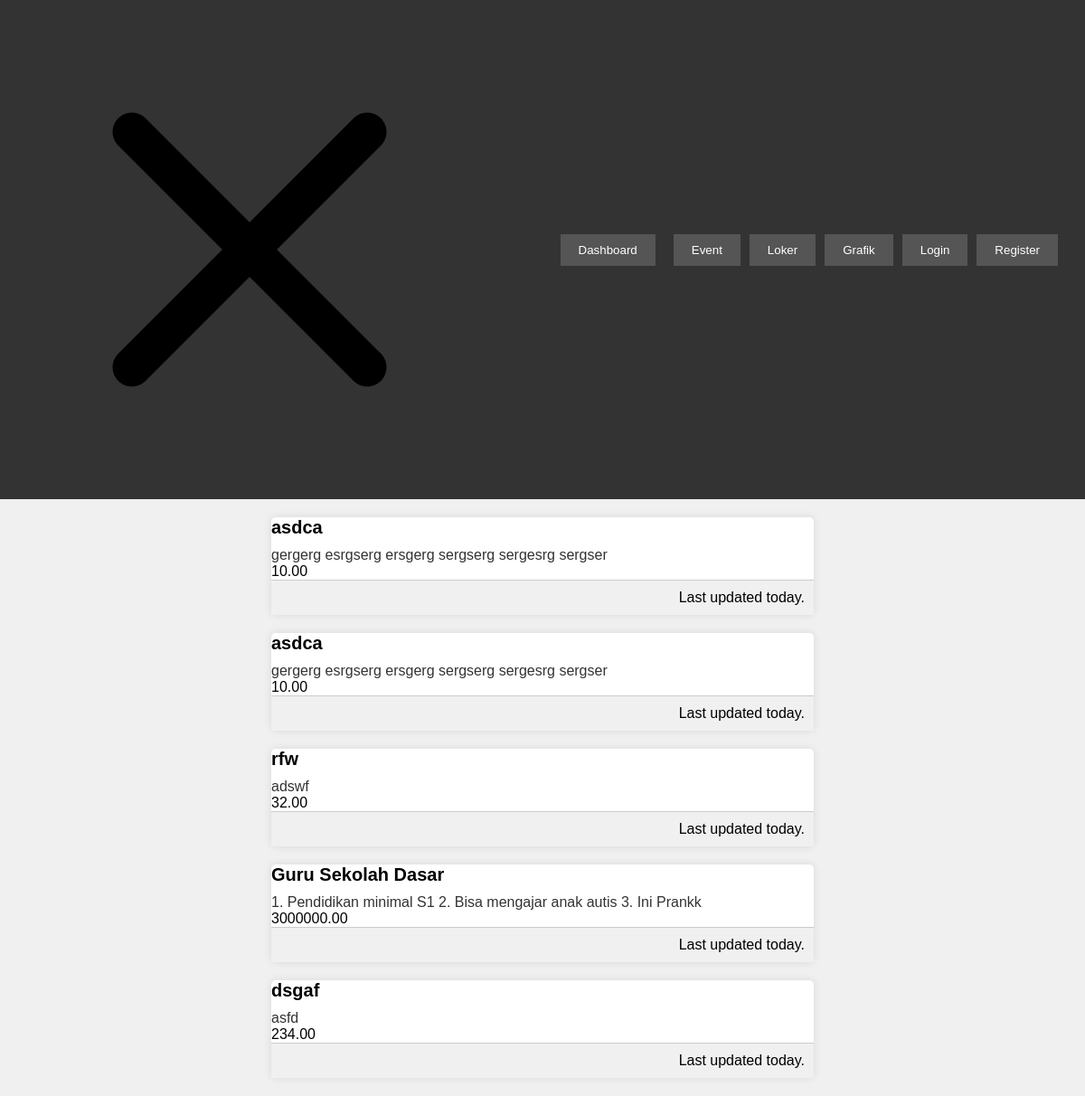
Page /WWold/users/Dashboard.php on the earlier database version.
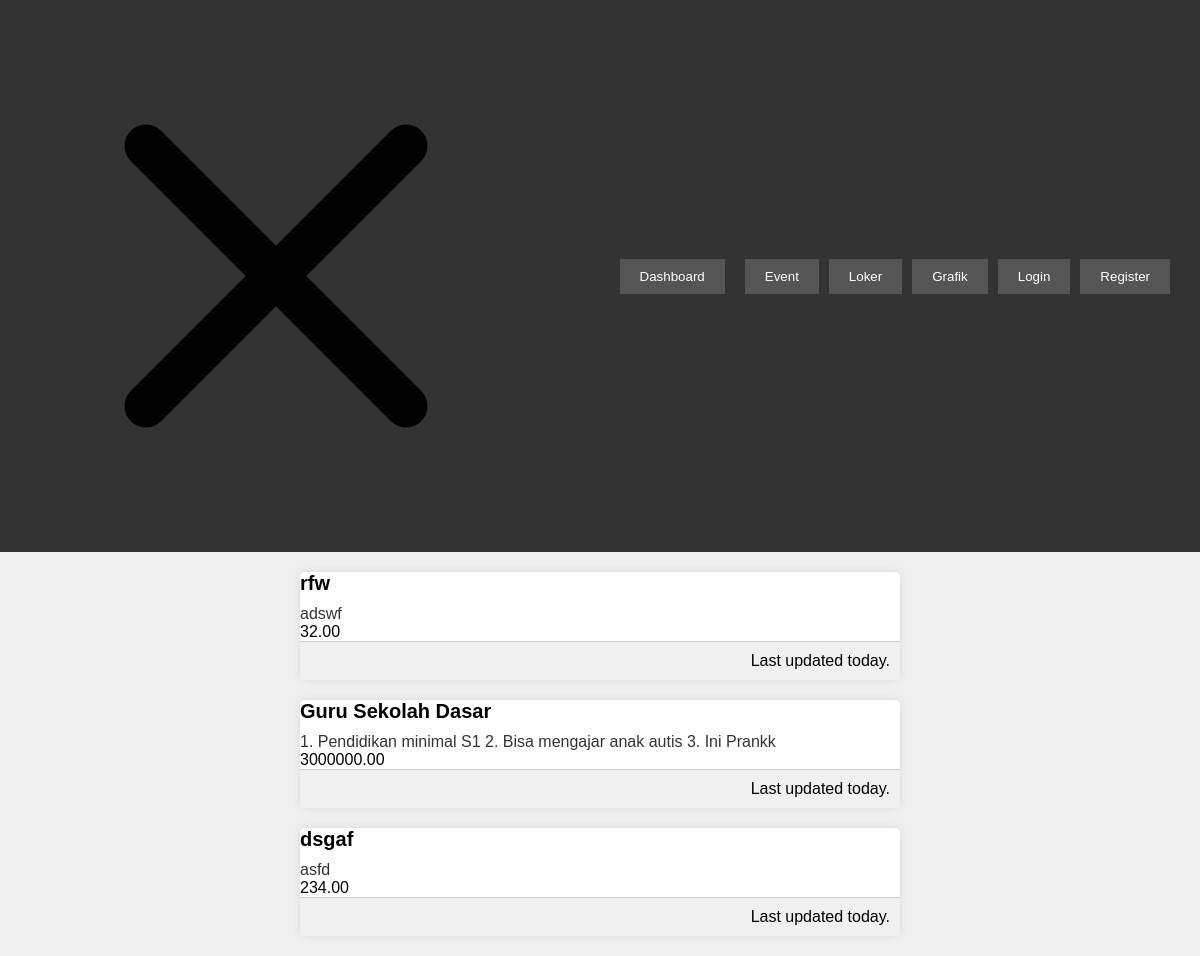
Same page on the later database version.
### tables this page shows
CREATE TABLE `loker` (
  `id` int(11) NOT NULL,
  `user_id` int(11) NOT NULL,
  `kategori_pekerjaan_id` int(11) NOT NULL,
  `posisi` varchar(255) NOT NULL,
  `tingkat_pendidikan` varchar(255) NOT NULL,
  `gender` enum('Laki-laki','Perempuan','Semua') NOT NULL,
  `status_kerja` enum('Full-time','Part-time','Kontrak') NOT NULL,
  `besaran_gaji` decimal(10,2) NOT NULL,
  `lokasi_bekerja` varchar(255) NOT NULL,
  `syarat_pekerjaan` text NOT NULL,
  `tanggal_dipost` date DEFAULT NULL
);

### WWold/users/konten/loker.php (the view, shortened to what this page needs)
<div id="loker">
        <?php
        include 'koneksi.php';
        if ($koneksi) {
            $stmt = $koneksi->prepare("SELECT * FROM `loker`");
            if ($stmt) {
                $stmt->execute();
                $result = $stmt->get_result();
                if ($result->num_rows > 0) {
                    while ($row = $result->fetch_assoc()) {
                        echo '<div class="card mb-3">';
                        echo '<div class="row g-0">';
                        echo '<div class="col-md-8">';
                        echo '<div class="card-body">';
                        echo '<h5 class="card-title">' . $row["posisi"] . '</h5>';
                        echo '<p class="card-text">' . $row["syarat_pekerjaan"] . '</p>';
                        echo '<span class="badge rounded-pill text-bg-secondary">' . $row["besaran_gaji"] . '</span>';
                        echo '</div>';
                        echo '<div class="card-footer text-end text-muted">Last updated today.</div>';
                        echo '</div>';
                        echo '</div>';
                        echo '</div>';
                    }
                } else {
                    echo "Tidak ada data lowongan kerja.";
                }
            } else {
                echo "Error in preparing SQL statement.";
            }
        } else {
            echo "Error in establishing database connection.";
        }
        ?>
    </div>

### WWold/users/Dashboard.php (shortened to what this page needs)
<?php
include "koneksi.php";
?>
<!DOCTYPE html>
<html lang="en">
<head>
    <link rel="stylesheet" type="text/css" href="css/Dashbor.css">
</head>
<body>
    <?php
    include 'konten/header.php';
    ?>
    <?php
    include 'konten/loker.php';
    ?>
</body>
</html>

### WWold/users/konten/header.php (shortened to what this page needs)
<head>
    <link rel="stylesheet" type="text/css" href="css/Dashbor.css">
</head>
<header>
        <img id='img-click' src="users/assets/reject.png">
        <ul>
            <li><button id="home" onclick="kehome()">Dashboard</button><li>
            <li><button id="home" onclick="keevent()">Event</button></li>
            <li><button id="home" onclick="keloker()">Loker</button></li>
            <li><button id="home" onclick="kegrafik()">Grafik</button></li>
            <li><button onclick="kelogin()">Login</button></li>
            <li><button id="registerbaru" onclick="registerhead()">Register</button></li>
        </ul>
    </header>

### WWold/users/css/Dashbor.css (style rules this page uses)
* { margin: 0; padding: 0; box-sizing: border-box; }
body { font-family: Arial, sans-serif; background-color: #f0f0f0; }
header { background-color: #333; padding: 20px; color: #fff; display: flex; justify-content: space-between; align-items: center; }
header img { cursor: pointer; }
ul { list-style-type: none; display: flex; }
ul li { margin-right: 10px; }
ul li button { background-color: #555; color: #fff; border: none; padding: 10px 20px; cursor: pointer; transition: background-color 0.3s ease; }
.card { background-color: #fff; margin: 20px auto; max-width: 600px; border-radius: 5px; box-shadow: 0 0 10px rgba(0, 0, 0, 0.1); }
.card-title { font-size: 20px; margin-bottom: 10px; }
.card-text { color: #333; }
.card-footer { background-color: #f0f0f0; padding: 10px; border-top: 1px solid #ccc; text-align: right; }

Differences in the rows shown:
removed loker: posisi "asdca", syarat_pekerjaan "gergerg esrgserg ersgerg sergserg sergesrg sergser", besaran_gaji "10.00"
removed loker: posisi "asdca", syarat_pekerjaan "gergerg esrgserg ersgerg sergserg sergesrg sergser", besaran_gaji "10.00"
